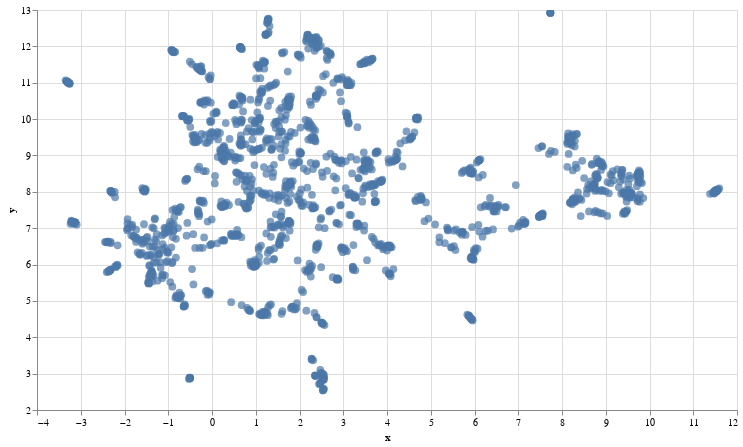

Source (notebook cell):
### Code cell
#@title Plot the archive {display-mode: "form"}

# UMAP reduces the dimensions from 1024 to 2 dimensions that we can plot
reducer = umap.UMAP(n_neighbors=20) 
umap_embeds = reducer.fit_transform(embeds)
# Prepare the data to plot and interactive visualization
# using Altair
df_explore = pd.DataFrame(data={'text': df_flatten})
df_explore['x'] = umap_embeds[:,0]
df_explore['y'] = umap_embeds[:,1]

# Plot
chart = alt.Chart(df_explore).mark_circle(size=60).encode(
    x=#'x',
    alt.X('x',
        scale=alt.Scale(zero=False)
    ),
    y=
    alt.Y('y',
        scale=alt.Scale(zero=False)
    ),
    tooltip=['text']
).properties(
    width=700,
    height=400
)
chart.interactive()

### Figure 1 — Vega-Lite specification as saved in the notebook (floating-point values rounded to 4 significant figures; data arrays with more than 128 entries replaced by an {"elided": "..."} marker saying what was removed)
{"config": {"view": {"continuousWidth": 400, "continuousHeight": 300}}, "data": {"name": "data-2e270f5b985429ad0f6f1c96f6ba135f"}, "mark": {"type": "circle", "size": 60}, "encoding": {"tooltip": [{"field": "text", "type": "nominal"}], "x": {"field": "x", "scale": {"zero": false}, "type": "quantitative"}, "y": {"field": "y", "scale": {"zero": false}, "type": "quantitative"}}, "height": 400, "selection": {"selector001": {"type": "interval", "bind": "scales", "encodings": ["x", "y"]}}, "width": 700, "$schema": "https://vega.github.io/schema/vega-lite/v4.17.0.json", "datasets": {"data-2e270f5b985429ad0f6f1c96f6ba135f": {"elided": "1600 records"}}}
